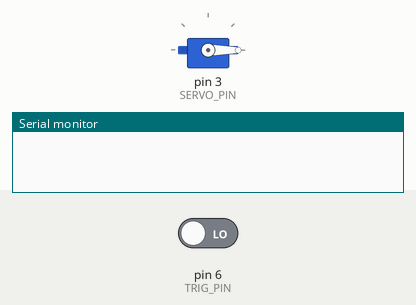
Simulated run of this sketch. Board: Arduino Uno, built with avr-gcc and run on an emulated ATmega328P. Parts: servo, the last lines printed to the serial monitor. Inputs (shaded band) come from the test bench; at power-on: pin 6 (TRIG_PIN) LOW.

Above: at 0.1 s.
At 19.3 s:
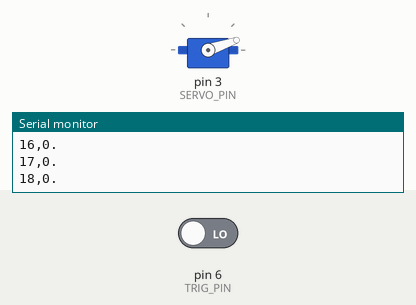
At 38.6 s:
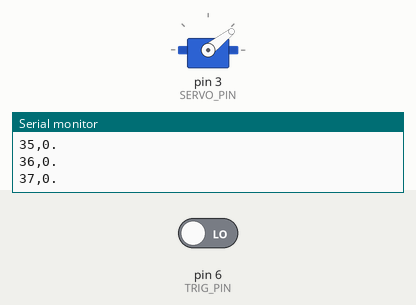
Timing chart, 0 to 40.0 s (numbered marks = the images above):
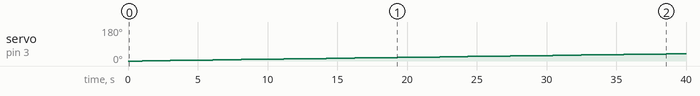

The sketch:

TestRADAR.ino
```cpp
#include <Servo.h>

// --- Pin Definitions ---
const int SERVO_PIN = 3;
const int TRIG_PIN = 6;
const int ECHO_PIN = 6;

// --- Constants for Servo ---
const int MIN_ANGLE = 0;
const int MAX_ANGLE = 180;
const int ANGLE_STEP = 1;
const int SWEEP_DELAY = 15; // Delay between servo movements in milliseconds

// --- Constants for Ultrasonic Sensor ---
// The speed of sound is 343 m/s or 29.1 microseconds per centimeter.
// The pulseIn() function measures the round trip time.
// So, the distance in cm is (duration / 2) / 29.1 = duration / 58.2
const float SOUND_SPEED_FACTOR = 58.2;

Servo myServo;

void setup() {
  pinMode(TRIG_PIN, OUTPUT);
  pinMode(ECHO_PIN, INPUT);
  myServo.attach(SERVO_PIN);
  Serial.begin(9600);
}

void loop() {
  // Sweep from MIN_ANGLE to MAX_ANGLE
  sweepAndMeasure(MIN_ANGLE, MAX_ANGLE, ANGLE_STEP);

  // Sweep back from MAX_ANGLE to MIN_ANGLE
  sweepAndMeasure(MAX_ANGLE, MIN_ANGLE, -ANGLE_STEP);
}

/**
 * @brief Sweeps the servo motor and measures the distance at each step.
 * @param startAngle The starting angle of the sweep.
 * @param endAngle The ending angle of the sweep.
 * @param step The increment or decrement for the angle.
 */
void sweepAndMeasure(int startAngle, int endAngle, int step) {
  for (int angle = startAngle; (step > 0) ? (angle <= endAngle) : (angle >= endAngle); angle += step) {
    myServo.write(angle);
    delay(SWEEP_DELAY);
    int distance = calculateDistance();
    printData(angle, distance);
  }
}

/**
 * @brief Calculates the distance using the ultrasonic sensor.
 * @return The calculated distance in centimeters.
 */
int calculateDistance() {
  // Trigger the ultrasonic sensor
  digitalWrite(TRIG_PIN, LOW);
  delayMicroseconds(2);
  digitalWrite(TRIG_PIN, HIGH);
  delayMicroseconds(10);
  digitalWrite(TRIG_PIN, LOW);

  // Read the echo pulse
  long duration = pulseIn(ECHO_PIN, HIGH);

  // Calculate the distance in centimeters
  return static_cast<int>(duration / SOUND_SPEED_FACTOR);
}

/**
 * @brief Prints the angle and distance data to the Serial Monitor.
 * @param angle The current angle of the servo.
 * @param distance The measured distance.
 */
void printData(int angle, int distance) {
  Serial.print(angle);
  Serial.print(",");
  Serial.print(distance);
  Serial.println(".");
}
```

Measured:
- by itself, servo on pin 3 (SERVO_PIN): moves from 0° to 39° over 38.6 s
